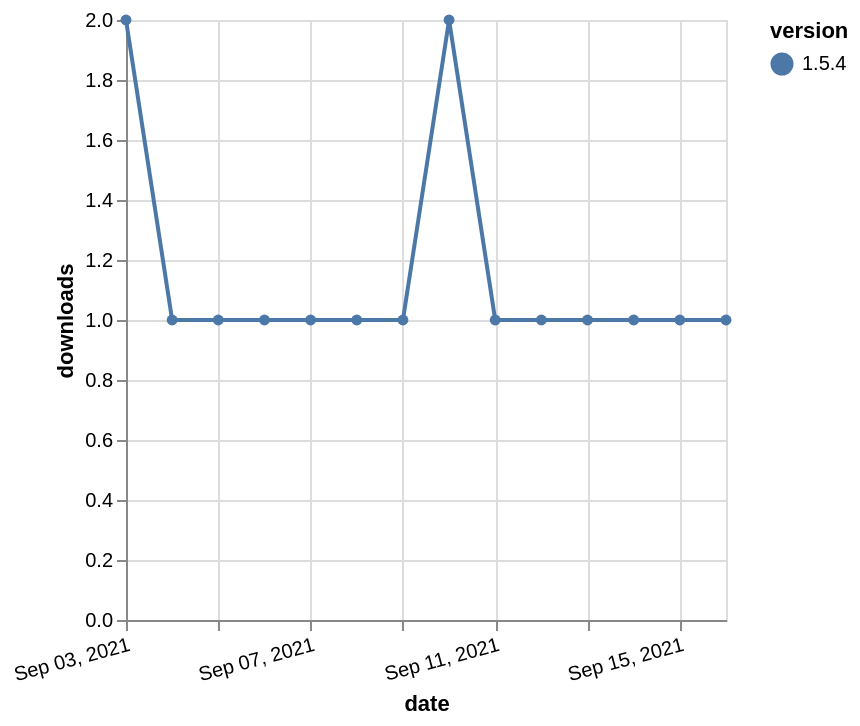

This figure's Vega-Lite source:
### Vega-Lite specification from a JSON file in a GitHub repository (floating-point values rounded to 4 significant figures)
{"$schema": "https://vega.github.io/schema/vega-lite/v5.json", "description": "A simple bar chart with embedded data.", "data": {"values": [{"date": "2021-09-03", "total": 457, "delta": 2, "version": "1.5.4"}, {"date": "2021-09-04", "total": 458, "delta": 1, "version": "1.5.4"}, {"date": "2021-09-05", "total": 459, "delta": 1, "version": "1.5.4"}, {"date": "2021-09-06", "total": 460, "delta": 1, "version": "1.5.4"}, {"date": "2021-09-07", "total": 461, "delta": 1, "version": "1.5.4"}, {"date": "2021-09-08", "total": 462, "delta": 1, "version": "1.5.4"}, {"date": "2021-09-09", "total": 463, "delta": 1, "version": "1.5.4"}, {"date": "2021-09-10", "total": 465, "delta": 2, "version": "1.5.4"}, {"date": "2021-09-11", "total": 466, "delta": 1, "version": "1.5.4"}, {"date": "2021-09-12", "total": 467, "delta": 1, "version": "1.5.4"}, {"date": "2021-09-13", "total": 468, "delta": 1, "version": "1.5.4"}, {"date": "2021-09-14", "total": 469, "delta": 1, "version": "1.5.4"}, {"date": "2021-09-15", "total": 470, "delta": 1, "version": "1.5.4"}, {"date": "2021-09-16", "total": 471, "delta": 1, "version": "1.5.4"}]}, "width": "container", "mark": {"type": "line", "point": {"filled": true}}, "encoding": {"x": {"field": "date", "type": "temporal", "timeUnit": "yearmonthdate", "title": "date", "axis": {"labelAngle": -15}}, "y": {"field": "delta", "type": "quantitative", "title": "downloads"}, "color": {"field": "version", "type": "nominal"}, "tooltip": {"field": "delta"}}}
